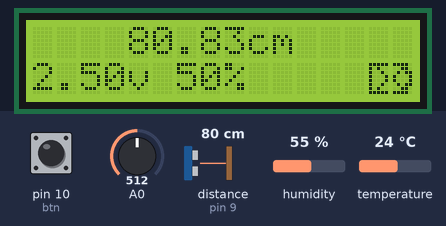
Simulated run of this sketch. Board: Arduino Nano, built with avr-gcc and run on an emulated ATmega328P. Shown: 16×2 character LCD. Inputs (shaded band) come from the test bench; at power-on: pin 10 (btn) LOW, distance to the obstacle (sensor on pin 9) 80 cm, A0 = 512, humidity 55 %, temperature 24 °C. The echo pulse lasts 58.3 µs per cm; what the sketch prints to the serial monitor is not drawn.

Above: at 1.7 s.
1.8 s: pin 10 (btn) pulled HIGH for 1.15 s
At 3.4 s:
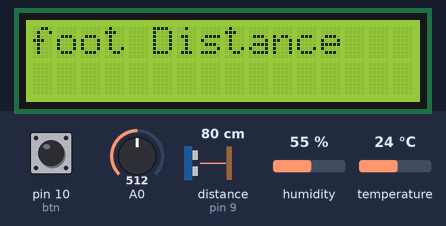
9.0 s: pin 10 (btn) pulled HIGH for 1.15 s
At 10.7 s:
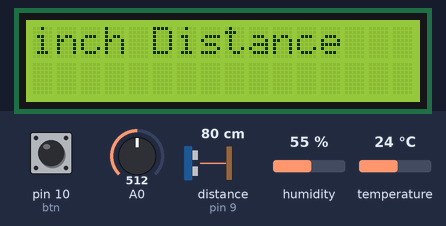
15.9 s: pin 10 (btn) pulled HIGH for 3.2 s
At 16.8 s:
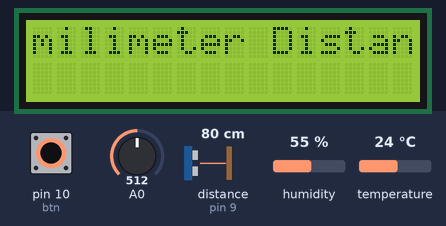
22.8 s: pin 10 (btn) pulled HIGH for 1.15 s
At 24.2 s:
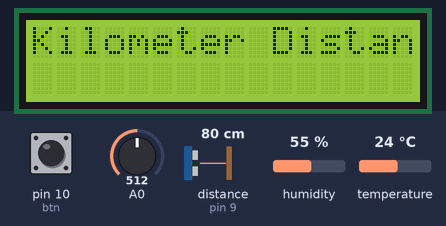
29.7 s: pin 10 (btn) pulled HIGH for 1.15 s
At 30.3 s:
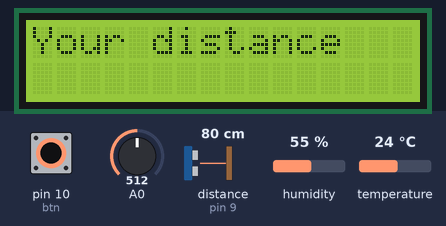
35.7 s: distance to the obstacle (sensor on pin 9) set to 2 cm
At 36.97 s:
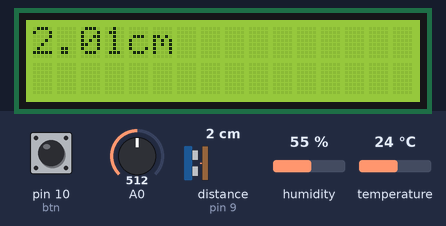
Timing chart, 0 to 38.7 s (numbered marks = the images above; inputs shaded):
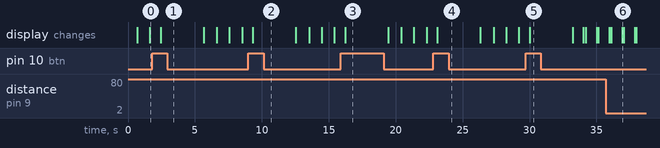

Measured:
- after the input at 1.8 s, the display: changes after 0.65 s (image 1)
- after the input at 9.0 s, the display: changes after 0.34 s (image 2)
- after the input at 15.9 s, the display: changes after 0.33 s (image 3)
- after the input at 22.8 s, the display: changes after 0.32 s (image 4)
- after the input at 29.7 s, the display: changes after 0.31 s (image 5)
- after the input at 35.7 s, the display: first differs from a run without the input after 1.2 s (image 6)

The sketch:

Distance_Newping2_Modes.ino
```cpp
#include<NewPing.h>
#include<DHT.h>
#include <LiquidCrystal.h>

byte dc[8]= {B00000,B11000,B11000,B00111,B01000,B01000,B01000,B00111};
byte bs[11][2][8]= {
 { {B11111,B10100,B10010,B10001,B10001,B10010,B10100,B11111},{ B11110,B00110,B01011, B10001,B10001,B01011,B00110,B11110} }, //battery critical
{ { B11111, B10000,B10000,B10000,B10000,B10000,B10000,B11111},{  B11110,B00010,B00011,B00001,B00001,B00011,B00010,B11110} }, //battery low
{ { B11111,B10000,B11000,B11000,B11000,B11000,B10000,B11111},{  B11110,B00010,B00011,B00001,B00001,B00011,B00010,B11110} }, //battery 1%
{ { B11111,B10000,B11000,B11000,B11000,B11000,B10000,B11111},{  B11110,B00010,B00011,B00001,B00001,B00011,B00010,B11110} }, //battery 9%
{ { B11111,B10000,B11100,B11100,B11100,B11100,B10000,B11111},{  B11110,B00010,B00011,B00001,B00001,B00011,B00010,B11110} }, //battery 15%
{ { B11111,B10000,B11110,B11110,B11110,B11110,B10000,B11111},{  B11110,B00010,B00011,B00001,B00001,B00011,B00010,B11110} }, //battery 25%
{ { B11111,B10000,B11111,B11111,B11111,B11111,B10000,B11111},{  B11110,B00010,B00011,B00001,B00001,B00011,B00010,B11110} }, //battery 45%
{ { B11111,B10000,B11111,B11111,B11111,B11111,B10000,B11111},{  B11110,B00010,B10011,B10001,B10001,B10011,B00010,B11110} }, //battery 55%
{ { B11111,B10000,B11111,B11111,B11111,B11111,B10000,B11111},{  B11110,B00010,B11011,B11001,B11001,B11011,B00010,B11110} }, //battery 74%
{ { B11111,B10000,B11111,B11111,B11111,B11111,B10000,B11111},{  B11110,B00010,B11011,B11001,B11001,B11011,B00010,B11110} }, //battery 95%
{ { B11111,B10000,B11111,B11111,B11111,B11111,B10000,B11111},{  B11110,B00010,B11111,B11111,B11111,B11111,B00010,B11110} }, //battery 100%
 };
 /*
  * lcd pin arduino
  * rs=6
  * en=7
  * d4=5
  * d5 = 4
  * d6 = 3
  *  d7 = 2
  */
const int  dhtpin=8;
int del=3000;
const int tp = 9; //sonar echo pin
const int ep = 9;// sonar triger pin
const int md = 400;
const int rs = 6, en = 7, d4 = 5, d5 = 4, d6 = 3, d7 = 2;
LiquidCrystal lcd(rs, en, d4, d5, d6, d7);
int iterations = 5;
NewPing sonar(tp, ep, md);

int nill() {
  return 1;
}


DHT dht(dhtpin,DHT11);
void setup() {
Serial.begin(9600);
dht.begin();


}


class readValues {
protected:
float   inch;
float   foot;
float temp;
float hum;
 float dur, dist,soundsp,soundcm,mm,km;

public:
 readValues() {
   bat_stat(0);

 }
void bat_stat(int bp) {
 lcd.createChar(0,bs[bp][0]);
lcd.createChar(1,bs[bp][1]);
}

void draw_battery(int r,int c) {

 lcd.setCursor(r,c);
 lcd.write(byte(0));
  lcd.setCursor(r+1,c);
 lcd.write(byte(1));
}

void bat_disp(int v) {
   draw_battery(14,1);
   if(v==100) {
    bat_stat(10);
  }
  if(v<90) {
   bat_stat(9);
  }
  if(v<80) {
   bat_stat(8);
  }
  if(v<70) {
   bat_stat(7);
  }
   if(v<60) {
   bat_stat(6);
  }
   if(v<50) {
   bat_stat(5);
  }
   if(v<40) {
   bat_stat(4);
  }
   if(v<30) {
   bat_stat(3);
  }
   if(v<20) {
   bat_stat(2);
  }
   if(v<10) {
   bat_stat(1);
  }
   if(v==0) {
   bat_stat(0);
  }

}
void read_values() {
   hum=dht.readHumidity();
  temp=dht.readTemperature();
  soundsp=331.4+(0.606*temp)+(0.0124*hum);
  soundcm=soundsp/10000;
  dur = sonar.ping_median(iterations);
  dist = (dur / 2) * soundcm;
  inch=(dist/2.54);
  mm=(dist*10);
    foot=(dist/30.48);
    km=(foot/3281);
}
};

class disp_values:public readValues {
private:

  long previousMillis = 0;
 long interval = 1000;
int sensorValue,bp;
float voltage;

public:

void battery() {
bat_disp(bp);
    lcd.setCursor(0,1);
 sensorValue = analogRead(A0);
 voltage = sensorValue * (5.0 / 1023.0);

unsigned long currentMillis = millis();

if (currentMillis - previousMillis > interval) {
  previousMillis = currentMillis;
 if (voltage <= 3.5){
       lcd.print(voltage);
      lcd.print("v");
      bp=(voltage/5)*100;

       lcd.print(" ");
      lcd.print(bp);
       lcd.print("%");


 }else {

      Serial.println(voltage, DEC);
      lcd.print(voltage);
      lcd.print("v");
      bp=(voltage/5)*100;

       lcd.print(" ");
      lcd.print(bp);
       lcd.print("% ");

     }
}
delay(800);
}

disp_values() {

lcd.begin(16, 2);
lcd.createChar(2,dc);

}

void show_cm() {
lcd.setCursor(4,0);
lcd.print(dist);
lcd.print("cm");
 battery();
}
void show_in() {
lcd.setCursor(4,0);
lcd.print(inch);
lcd.print("in");
 battery();
}

void show_ft() {
lcd.setCursor(4,0);
lcd.print(foot);
lcd.print("ft");
 battery();
}
void show_mm() {
lcd.setCursor(4,0);
lcd.print(mm);
lcd.print("mm");
 battery();
}
void show_km() {
lcd.setCursor(4,0);
lcd.print(km);
lcd.print("km");
 battery();
}

void show_all() {
   battery();
lcd.setCursor(4,0);
if(foot>=70) {
     lcd.clear();
   lcd.print("Out of range!! No nearby object");

}else {
    if(dist<0.1) {
    lcd.clear();
   lcd.print(mm);
     lcd.print(" mm");
   }
   if(dist<2.97) {
    lcd.clear();
   lcd.print(dist);
     lcd.print("cm");
   }
if(dist>2.97) {
   lcd.clear();
   lcd.print(inch);
     lcd.print("in");
   }
if(foot>=1) {
   lcd.clear();
   lcd.print(foot);
     lcd.print("ft");
   }
   if(foot>3280.84) {
   lcd.clear();
   lcd.print(km);
     lcd.print("km");
   }
}
}

void show_humi_temp() {

lcd.setCursor(0,0);
lcd.print("Temp=");
lcd.print(temp);
lcd.write(byte(2));
lcd.setCursor(0,1);
lcd.print("Humid=");
lcd.print(hum);
lcd.print("%");
}

void ss(int vc) {
switch (vc) {
case 0:
lcd.clear();
 lcd.setCursor(0,0);
 lcd.print("Cm Distance  ");
 delay(del);
break;

case 1:
 lcd.clear();
 lcd.setCursor(0,0);
 lcd.print("foot Distance ");

 delay(del);
break;

case 2:
 lcd.clear();
 lcd.setCursor(0,0);
 lcd.print("inch Distance ");

 delay(del);
break;

case 3:
 lcd.clear();
 lcd.setCursor(0,0);
 lcd.print("milimeter Distance ");

 delay(del);
break;

case 4:
lcd.clear();
 lcd.setCursor(0,0);
 lcd.print("Kilometer Distance ");

 delay(del);
break;

case 5:
lcd.clear();
 lcd.setCursor(0,0);
 lcd.print("Your distance");

 delay(del);
break;

case 6:
 lcd.clear();
 lcd.setCursor(0,0);
 lcd.print("Humidity/Temperature");
 delay(del);
break;
  }
}
};

class main:public disp_values {
private:
 const int btn=10; //button to change mode arrach at pin 10 of arduino nano
 int btf=0,btini=0,btread,count;//total 7

public:
main() {
pinMode(btn,INPUT);
}
disp_values d1[7];


void modes_change() {
  btread=digitalRead(btn);
 while(btread!=btini) {
   if(btread==HIGH) {
   if(count==7) {
    count=0;
   }else {
    count++;
    ss(count);
   }
   }else {
    Serial.println(count);
   }
   delay(50);
   btini=btread;
 }
}

void Main() {
modes_change();
read_values();

switch(count) {

case 0:
lcd.clear();
show_cm();

break;

case 1:
lcd.clear();
show_ft();

break;

case 2:
lcd.clear();
show_in();

break;

case 3:
lcd.clear();
show_mm();

break;

case 4:
lcd.clear();
show_km();

break;

case 5:
lcd.clear();
show_all();

break;

case 6:
lcd.clear();
show_humi_temp();
break;
}

}
};
main m1;
void loop() {

m1.Main();

}
```
